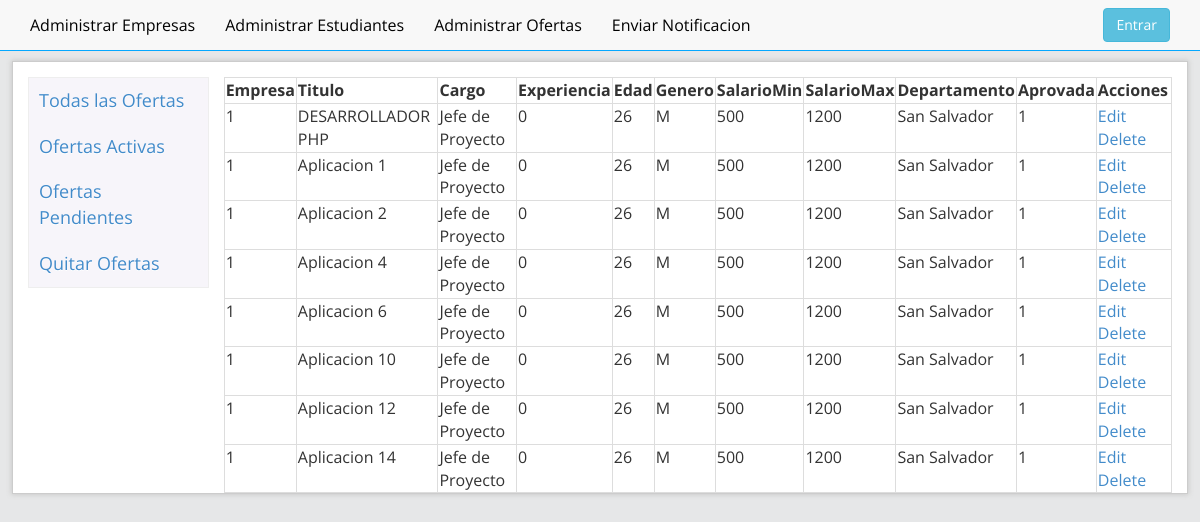
The page /admin/ofertas.php?id=activas on the database its author committed.
### tables this page shows
CREATE TABLE `ofertas` (
  `cod_oferta` int(20) NOT NULL AUTO_INCREMENT,
  `cod_em` int(20) DEFAULT NULL,
  `titulo_of` varchar(120) DEFAULT NULL,
  `descripcion_of` varchar(250) DEFAULT NULL,
  `area_of` int(11) DEFAULT NULL,
  `cargo_of` varchar(20) DEFAULT NULL,
  `vacantes_of` int(11) DEFAULT NULL,
  `contratacion_of` varchar(20) DEFAULT NULL,
  `anoexp_ofetas` int(11) DEFAULT NULL,
  `edad` int(10) DEFAULT NULL,
  `genero_of` varchar(20) DEFAULT NULL,
  `vehiculo_ofetas` varchar(20) DEFAULT NULL,
  `salariomax_of` decimal(30,0) DEFAULT NULL,
  `salariomin_of` decimal(30,0) DEFAULT NULL,
  `departamento_of` varchar(20) DEFAULT NULL,
  `experiencia` varchar(20) DEFAULT NULL,
  `tituloen_of` varchar(20) DEFAULT NULL,
  `nivel_of` varchar(20) DEFAULT NULL,
  `disponible_of` int(1) DEFAULT '0',
  `aprovacion_of` int(1) DEFAULT '0',
  `fecha_of` datetime DEFAULT NULL,
  `fechaFin_of` datetime DEFAULT NULL,
  PRIMARY KEY (`cod_oferta`) USING BTREE,
  UNIQUE KEY `cod_oferta_UNIQUE` (`cod_oferta`)
);

### admin/ofertasActivas.php (the view, shortened to what this page needs)
<?
echo "<table class='table-bordered' >";
echo "<tr>";
echo "<td><b>Empresa</b></td>";
echo "<td><b>Titulo</b></td>";
echo "<td><b>Cargo</b></td>";
echo "<td><b>Experiencia</b></td>";
echo "<td><b>Edad</b></td>";
echo "<td><b>Genero</b></td>";
echo "<td><b>SalarioMin</b></td>";
echo "<td><b>SalarioMax</b></td>";
echo "<td><b>Departamento</b></td>";
echo "<td><b>Aprovada</b></td>";
echo "<td><b>Acciones</b></td>";
echo "</tr>";
$result = mysql_query("SELECT * FROM `ofertas` where aprovacion_of=1") or trigger_error(mysql_error());
while ($row = mysql_fetch_array($result)) {
    foreach ($row AS $key => $value) {
        $row[$key] = stripslashes($value);
    }
    echo "<tr>";
    echo "<td valign='top'>" . nl2br($row['cod_em']) . "</td>";
    echo "<td valign='top'>" . nl2br($row['titulo_of']) . "</td>";
    echo "<td valign='top'>" . nl2br($row['cargo_of']) . "</td>";
    echo "<td valign='top'>" . nl2br($row['anoexp_ofetas']) . "</td>";
    echo "<td valign='top'>" . nl2br($row['edad']) . "</td>";
    echo "<td valign='top'>" . nl2br($row['genero_of']) . "</td>";
    echo "<td valign='top'>" . nl2br($row['salariomax_of']) . "</td>";
    echo "<td valign='top'>" . nl2br($row['salariomin_of']) . "</td>";
    echo "<td valign='top'>" . nl2br($row['departamento_of']) . "</td>";
    echo "<td valign='top'>" . nl2br($row['aprovacion_of']) . "</td>";
    echo "<td valign='top'><a href=edit.php?id={$row['id']}>Edit</a> <a href=delete.php?id={$row['id']}>Delete</a></td> ";
    echo "</tr>";
}
echo "</table>";
?>

### rows shown on the page
ofertas: cod_em "1", titulo_of "DESARROLLADOR PHP", cargo_of "Jefe de Proyecto", anoexp_ofetas "0", edad "26", genero_of "M", salariomax_of "500", salariomin_of "1200", departamento_of "San Salvador", aprovacion_of "1"
ofertas: cod_em "1", titulo_of "Aplicacion 1", cargo_of "Jefe de Proyecto", anoexp_ofetas "0", edad "26", genero_of "M", salariomax_of "500", salariomin_of "1200", departamento_of "San Salvador", aprovacion_of "1"
ofertas: cod_em "1", titulo_of "Aplicacion 2", cargo_of "Jefe de Proyecto", anoexp_ofetas "0", edad "26", genero_of "M", salariomax_of "500", salariomin_of "1200", departamento_of "San Salvador", aprovacion_of "1"
ofertas: cod_em "1", titulo_of "Aplicacion 4", cargo_of "Jefe de Proyecto", anoexp_ofetas "0", edad "26", genero_of "M", salariomax_of "500", salariomin_of "1200", departamento_of "San Salvador", aprovacion_of "1"
ofertas: cod_em "1", titulo_of "Aplicacion 6", cargo_of "Jefe de Proyecto", anoexp_ofetas "0", edad "26", genero_of "M", salariomax_of "500", salariomin_of "1200", departamento_of "San Salvador", aprovacion_of "1"
ofertas: cod_em "1", titulo_of "Aplicacion 10", cargo_of "Jefe de Proyecto", anoexp_ofetas "0", edad "26", genero_of "M", salariomax_of "500", salariomin_of "1200", departamento_of "San Salvador", aprovacion_of "1"
ofertas: cod_em "1", titulo_of "Aplicacion 12", cargo_of "Jefe de Proyecto", anoexp_ofetas "0", edad "26", genero_of "M", salariomax_of "500", salariomin_of "1200", departamento_of "San Salvador", aprovacion_of "1"
ofertas: cod_em "1", titulo_of "Aplicacion 14", cargo_of "Jefe de Proyecto", anoexp_ofetas "0", edad "26", genero_of "M", salariomax_of "500", salariomin_of "1200", departamento_of "San Salvador", aprovacion_of "1"
